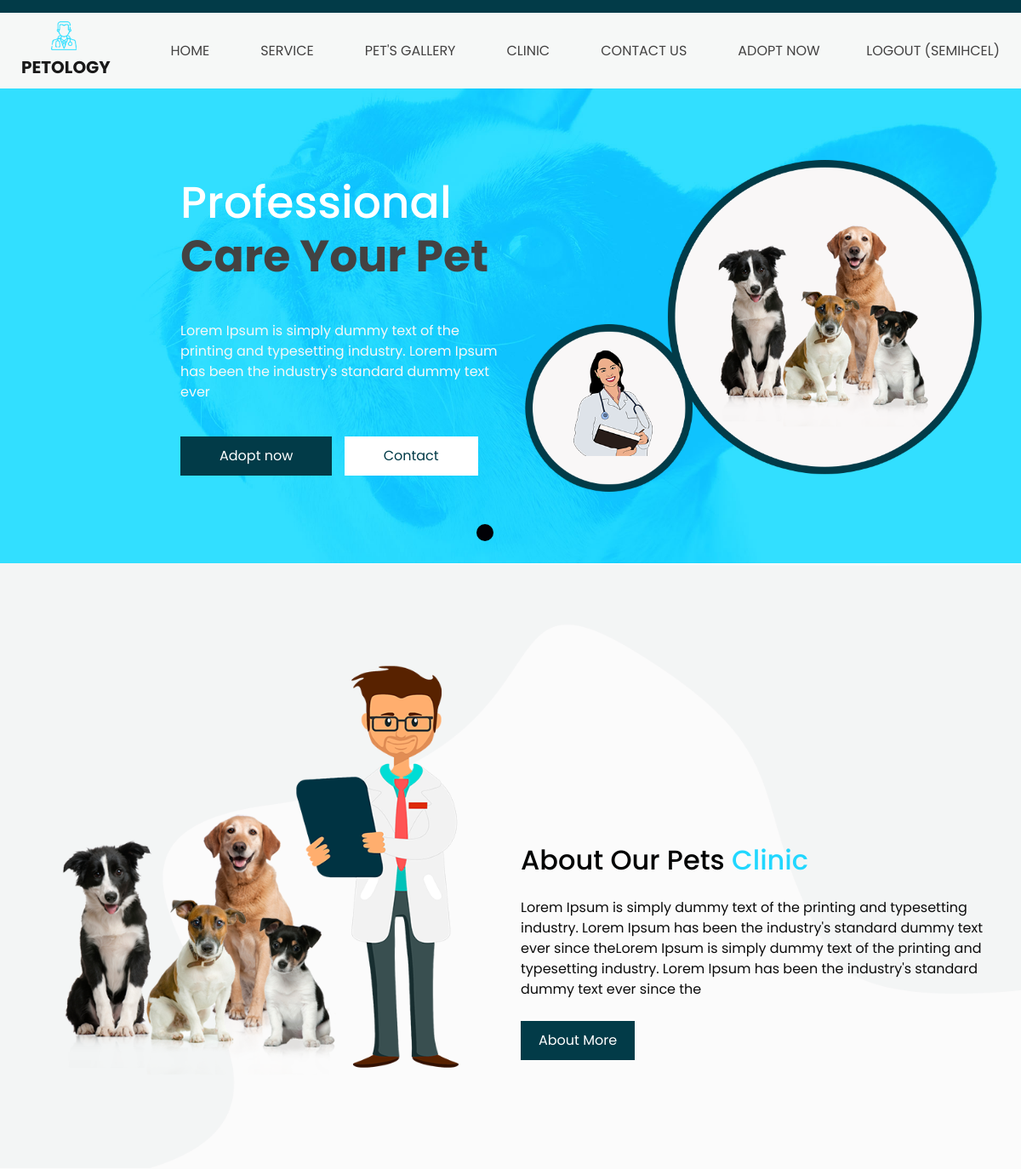
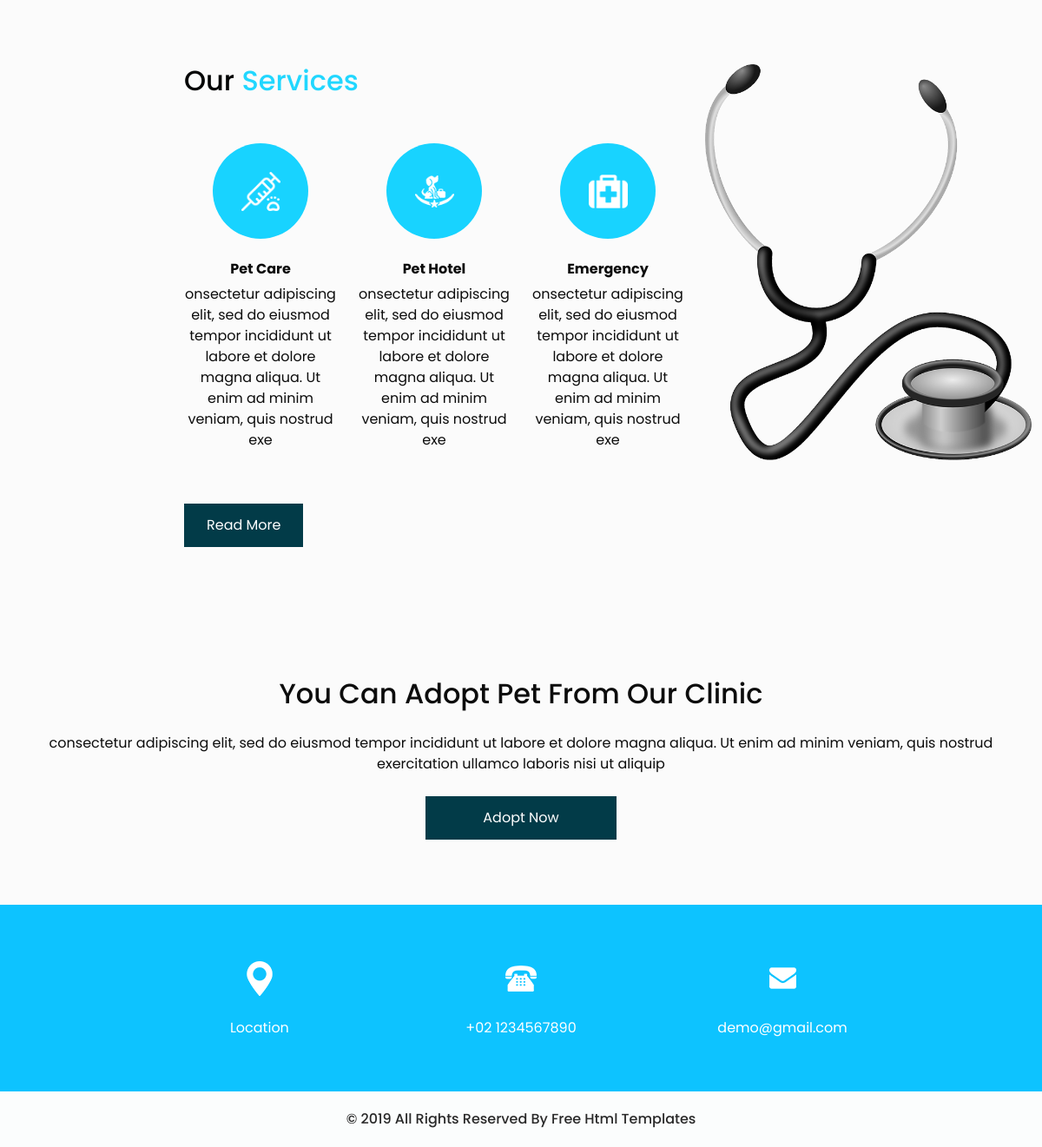
Screenshot of / (signed in) with the database file from the repository (2 pictures, top to bottom).
### myApp/models.py (models this page shows)
class OurServices(models.Model):
    serviceName= models.CharField(max_length=30)
    serviceDesc=models.CharField( max_length=200,null=True)
    serviceIcon=models.ImageField(upload_to='images/serviceimages',null=True)
    serviceSubHead=models.TextField(null=True)
    serviceDetails=models.TextField(null=True)
    serviceImage=models.ImageField(upload_to='images/serviceimages',null=True)

### myApp/views.py (the view)
# urls.py: 2. Add a URL to urlpatterns:  path('', views.home, name='home')
def home(request):
    services=OurServices.objects.all()
    slides=HomeSlide.objects.all()
    context={'services':services,'slides':slides}
    return render(request,'home.html',context)

### myApp/templates/home.html (shortened to what this page needs)
{% extends "base.html" %}
{%load static%}
{% block content %}
  <div class="carousel-inner">
    <section class=" slider_section position-relative">
      <div id="carouselExampleIndicators" class="carousel slide" data-ride="carousel">
        <ol class="carousel-indicators">
          <li data-target="#carouselExampleIndicators" data-slide-to="0" class="active"></li>
          <li data-target="#carouselExampleIndicators" data-slide-to="1"></li>
          <li data-target="#carouselExampleIndicators" data-slide-to="2"></li>
          <li data-target="#carouselExampleIndicators" data-slide-to="3"></li>
        </ol>
        <div class="carousel-inner">
          <div class="carousel-item active">
            <div class="container-fluid">
              <div class="row">
                <div class="col-md-4 offset-md-2">
                  <div class="slider_detail-box">
                    <h1>
                      Professional
                      <span>
                        Care Your Pet
                      </span>
                    </h1>
                    <p>
                      Lorem Ipsum is simply dummy text of the printing and
                      typesetting industry.
                      Lorem Ipsum has been the industry's standard dummy text ever
                    </p>
                    <div class="btn-box">
                      <a href="{% url 'buy'%}" class="btn-1">
                        Adopt now
                      </a>
                      <a href="{% url 'contact'%}" class="btn-2">
                        Contact
                      </a>
                    </div>
                  </div>
                </div>
                <div class="col-md-6">
                  <div class="slider_img-box">
                    <img src="{% static 'images/slider-img.png'%}" alt="">
                  </div>
                </div>
              </div>
            </div>
        </div>
      </div>
    </section>
  </div>
  <section class="about_section layout_padding">
    <div class="container">
      <div class="row">
        <div class="col-md-6">
          <div class="img-box">
            <img src="{% static 'images/about.png'%}" alt="">
          </div>
        </div>
        <div class="col-md-6">
          <div class="detail-box">
            <h2 class="custom_heading">
              About Our Pets
              <span>
                Clinic
              </span>
            </h2>
            <p>
              Lorem Ipsum is simply dummy text of the printing and typesetting industry. Lorem Ipsum has been the
              industry's standard dummy text ever since theLorem Ipsum is simply dummy text of the printing and
              typesetting industry. Lorem Ipsum has been the industry's standard dummy text ever since the
            </p>
            <div>
              <a href="{% url 'clinic'%}">
                About More
              </a>
            </div>
          </div>
        </div>
      </div>
    </div>
  </section>
<section class="service_section layout_padding">
  <div class="container-fluid">
    <div class="row">
      <div class="col-md-6 offset-md-2">
        <h2 class="custom_heading">
          Our <span>Services</span>
        </h2>
        <div class="container layout_padding2">
          <div class="row">
            {%for service in services%}
            <div class="col-md-4">
              <div class="img_box">
                <img src="{{service.serviceIcon.url}}" alt="">
              </div>
              <div class="detail_box">
                <h6>
                  {{service.serviceName}}
                </h6>
                <p>
                  {{service.serviceDesc}}
                </p>
              </div>
            </div>
            {% endfor %}
          </div>
        </div>
        <div>
          <a href="{% url 'service'%}">
            Read More
          </a>
        </div>
      </div>
      <div class="col-md-4">
        <img src="{% static 'images/tool.png'%}" alt="" class="w-100">
      </div>
    </div>
  </div>
</section>
  <section class="buy_section layout_padding">
    <div class="container">
      <h2>
        You Can Adopt Pet From Our Clinic
      </h2>
      <p>
        consectetur adipiscing elit, sed do eiusmod tempor incididunt ut labore et dolore magna aliqua. Ut enim ad minim
        veniam, quis nostrud exercitation ullamco laboris nisi ut aliquip
      </p>
      <div class="d-flex justify-content-center">
        <a href="{% url 'buy'%}">
          Adopt Now
        </a>
      </div>
    </div>
  </section>
  {% endblock %}

### myApp/templates/partials/header.html (shortened to what this page needs)
{%load static%}
{%block content%}
<header class="header_section">
    <div class="container-fluid">
      <nav class="navbar navbar-expand-lg custom_nav-container ">
        <a class="navbar-brand" href="{% url 'home' %}">
          <img src="{% static 'images/logo.png' %}" alt="">
          <span>
            Petology
          </span>
        </a>
        <div class="collapse navbar-collapse" id="navbarSupportedContent">
          <div class="d-flex mx-auto flex-column flex-lg-row align-items-center">
            <ul class="navbar-nav  ">
              <li class="nav-item active">
                <a class="nav-link" href="{% url 'home' %}">Home</a>
              </li>
              <li class="nav-item">
                <a class="nav-link" href="{% url 'service' %}">service </a>
              </li>
              <li class="nav-item">
                <a class="nav-link" href="{% url 'gallery' %}">Pet's gallery </a>
              </li>
              <li class="nav-item">
                <a class="nav-link" href="{% url 'clinic' %}"> clinic</a>
              </li>
              <li class="nav-item">
                <a class="nav-link" href="{% url 'contact' %}">Contact us</a>
              </li>
              <li class="nav-item">
                <a class="nav-link" href="{% url 'buy' %}"> Adopt now </a>
              </li>
            </ul>
          </div>
          <div class="quote_btn-container  d-flex justify-content-center">
            {% if user.is_authenticated %}
            <a class="nav-link" href="{% url 'logoutaccount'%}"> Logout ({{ user.username }}) </a>
            {% endif %}
            </div>
        </div>
      </nav>
    </div>
  </header>
  {%endblock%}

### myApp/static/css/style.css (style rules this page uses)
body { font-family: "Poppins", sans-serif; color: #0c0c0c; background-color: #ffffff; }
.layout_padding { padding: 75px 0; }
.layout_padding2 { padding: 45px 0; }
.custom_heading { color: #030404; }
.custom_heading span { color: #21d7ff; }
.header_section { background-color: #f6f8f7; padding-top: 15px; }
.header_section .container-fluid { padding-right: 25px; padding-left: 25px; }
.header_section .quote_btn-container a { color: #434242; text-transform: uppercase; }
.custom_nav-container.navbar-expand-lg .navbar-nav .nav-link { padding: 10px 30px; color: #434242; text-align: center; text-transform: uppercase; }
a, a:hover, a:focus { text-decoration: none; }
.navbar-brand, .navbar-brand:hover { text-transform: uppercase; font-weight: bold; font-size: 24px; color: #fafcfd; }
.navbar-brand { display: -webkit-box; display: -ms-flexbox; display: flex; -webkit-box-align: center; -ms-flex-align: center; align-items: center; -webkit-box-orient: vertical; -webkit-box-direction: normal; -ms-flex-direction: column; flex-direction: column; }
.navbar-brand img { width: 30px; margin-right: 5px; }
.navbar-brand span { font-size: 20px; font-weight: 700; color: #191919; margin-top: 5px; }
.custom_nav-container { z-index: 99999; padding: 5px 0; }
.slider_section { background-image: url(../images/hero.jpg); padding: 6% 0; background-size: cover; background-repeat: no-repeat; }
.slider_section .row { -webkit-box-align: center; -ms-flex-align: center; align-items: center; }
.slider_detail-box h1 { color: #ffffff; font-size: 52px; }
.slider_detail-box h1 span { display: inline-block; color: #434242; font-weight: bold; }
.slider_detail-box p { color: #f6f8f7; margin-top: 45px; margin-bottom: 40px; }
.slider_detail-box .btn-box .btn-1 { display: inline-block; padding: 10px 45px; background-color: #023b48; border: 1px solid #023b48; color: #ffffff; margin-right: 10px; }
.slider_detail-box .btn-box .btn-2 { display: inline-block; padding: 10px 45px; background-color: #ffffff; border: 1px solid #ffffff; color: #023b48; }
.slider_img-box { margin-right: 5%; }
.slider_img-box img { width: 100%; }
.carousel-indicators { bottom: -15%; }
.carousel-indicators li { width: 20px; height: 20px; border-radius: 100%; opacity: 1; }
.carousel-indicators .active { background-color: #010106; }
.about_section { background-image: url(../images/about-bg.png); background-size: cover; }
.about_section .row { -webkit-box-align: baseline; -ms-flex-align: baseline; align-items: baseline; }
.about_section .img-box img { width: 100%; }
.about_section .detail-box p { margin: 25px 0; }
.about_section .detail-box a { display: inline-block; padding: 10px 20px; background-color: #023b48; border: 1px solid #023b48; color: #ffffff; }
.service_section .row .col-md-4 { display: -webkit-box; display: -ms-flexbox; display: flex; -webkit-box-orient: vertical; -webkit-box-direction: normal; -ms-flex-direction: column; flex-direction: column; -webkit-box-align: center; -ms-flex-align: center; align-items: center; text-align: center; }
.service_section .img_box { width: 110px; height: 110px; border-radius: 100%; background-color: #18d3ff; display: -webkit-box; display: -ms-flexbox; display: flex; -webkit-box-pack: center; -ms-flex-pack: center; justify-content: center; -webkit-box-align: center; -ms-flex-align: center; align-items: center; }
.service_section .img_box img { width: 45px; }
.service_section .detail_box { margin-top: 25px; }
.service_section .detail_box h6 { font-weight: bold; }
.service_section a { display: inline-block; padding: 12px 25px; background-color: #023b48; border: 1px solid #023b48; color: #ffffff; }
.buy_section { text-align: center; }
.buy_section p { margin: 25px 0; }
.buy_section a { display: inline-block; padding: 12px 65px; background-color: #023b48; border: 1px solid #023b48; color: #ffffff; }
body { background-color: #fbfbfb; }

### myApp/static/css/responsive.css (style rules this page uses)
@media (min-width: 1200px) { .container { max-width: 1170px; } }

### rows the page displays
OurServices: serviceIcon (picture), serviceName "Pet Care", serviceDesc "onsectetur adipiscing elit, sed do eiusmod tempor incididunt ut labore et dolore magna aliqua. Ut enim ad minim veniam, quis nostrud exe"
OurServices: serviceIcon (picture), serviceName "Pet Hotel", serviceDesc "onsectetur adipiscing elit, sed do eiusmod tempor incididunt ut labore et dolore magna aliqua. Ut enim ad minim veniam, quis nostrud exe"
OurServices: serviceIcon (picture), serviceName "Emergency", serviceDesc "onsectetur adipiscing elit, sed do eiusmod tempor incididunt ut labore et dolore magna aliqua. Ut enim ad minim veniam, quis nostrud exe"

### other values shown
{{ user.username }} "SEMIHCEL"
